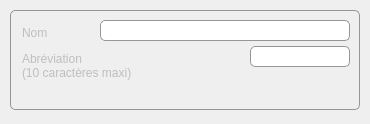
<?xml version="1.0" encoding="UTF-8"?>
<ui version="4.0">
 <class>dlg_banque</class>
 <widget class="QDialog" name="dlg_banque">
  <property name="geometry">
   <rect>
    <x>0</x>
    <y>0</y>
    <width>370</width>
    <height>124</height>
   </rect>
  </property>
  <property name="sizePolicy">
   <sizepolicy hsizetype="Preferred" vsizetype="Ignored">
    <horstretch>0</horstretch>
    <verstretch>0</verstretch>
   </sizepolicy>
  </property>
  <property name="minimumSize">
   <size>
    <width>370</width>
    <height>0</height>
   </size>
  </property>
  <property name="maximumSize">
   <size>
    <width>370</width>
    <height>16777215</height>
   </size>
  </property>
  <property name="windowTitle">
   <string>Dialog</string>
  </property>
  <widget class="QFrame" name="Banqueframe">
   <property name="enabled">
    <bool>false</bool>
   </property>
   <property name="geometry">
    <rect>
     <x>10</x>
     <y>10</y>
     <width>350</width>
     <height>100</height>
    </rect>
   </property>
   <property name="minimumSize">
    <size>
     <width>350</width>
     <height>100</height>
    </size>
   </property>
   <property name="maximumSize">
    <size>
     <width>350</width>
     <height>100</height>
    </size>
   </property>
   <property name="contextMenuPolicy">
    <enum>Qt::NoContextMenu</enum>
   </property>
   <property name="styleSheet">
    <string notr="true">border: 1px solid rgb(150,150,150);
border-radius: 5px;
</string>
   </property>
   <property name="frameShape">
    <enum>QFrame::StyledPanel</enum>
   </property>
   <property name="frameShadow">
    <enum>QFrame::Raised</enum>
   </property>
   <widget class="UpSmallButton" name="AnnulModifupSmallButton">
    <property name="geometry">
     <rect>
      <x>270</x>
      <y>65</y>
      <width>34</width>
      <height>30</height>
     </rect>
    </property>
    <property name="focusPolicy">
     <enum>Qt::NoFocus</enum>
    </property>
    <property name="contextMenuPolicy">
     <enum>Qt::NoContextMenu</enum>
    </property>
    <property name="styleSheet">
     <string notr="true">border: 0px</string>
    </property>
    <property name="text">
     <string/>
    </property>
    <property name="icon">
     <iconset resource="Images/images.qrc">
      <normaloff>:/Supprime.png</normaloff>:/Supprime.png</iconset>
    </property>
    <property name="iconSize">
     <size>
      <width>30</width>
      <height>30</height>
     </size>
    </property>
    <property name="flat">
     <bool>true</bool>
    </property>
   </widget>
   <widget class="UpSmallButton" name="OKModifupSmallButton">
    <property name="geometry">
     <rect>
      <x>307</x>
      <y>65</y>
      <width>34</width>
      <height>30</height>
     </rect>
    </property>
    <property name="focusPolicy">
     <enum>Qt::NoFocus</enum>
    </property>
    <property name="contextMenuPolicy">
     <enum>Qt::NoContextMenu</enum>
    </property>
    <property name="styleSheet">
     <string notr="true">border: 0px</string>
    </property>
    <property name="text">
     <string/>
    </property>
    <property name="icon">
     <iconset resource="Images/images.qrc">
      <normaloff>:/start.png</normaloff>:/start.png</iconset>
    </property>
    <property name="iconSize">
     <size>
      <width>25</width>
      <height>25</height>
     </size>
    </property>
    <property name="flat">
     <bool>true</bool>
    </property>
   </widget>
   <widget class="QLabel" name="NomBanquelabel">
    <property name="geometry">
     <rect>
      <x>12</x>
      <y>15</y>
      <width>29</width>
      <height>16</height>
     </rect>
    </property>
    <property name="contextMenuPolicy">
     <enum>Qt::NoContextMenu</enum>
    </property>
    <property name="styleSheet">
     <string notr="true">border: 0px</string>
    </property>
    <property name="text">
     <string>Nom</string>
    </property>
   </widget>
   <widget class="QLabel" name="NomAbregelabel">
    <property name="geometry">
     <rect>
      <x>12</x>
      <y>40</y>
      <width>191</width>
      <height>31</height>
     </rect>
    </property>
    <property name="contextMenuPolicy">
     <enum>Qt::NoContextMenu</enum>
    </property>
    <property name="styleSheet">
     <string notr="true">border: 0px</string>
    </property>
    <property name="text">
     <string>Abréviation
(10 caractères maxi)</string>
    </property>
   </widget>
   <widget class="UpLineEdit" name="NomAbregeupLineEdit">
    <property name="geometry">
     <rect>
      <x>240</x>
      <y>36</y>
      <width>100</width>
      <height>21</height>
     </rect>
    </property>
    <property name="maximumSize">
     <size>
      <width>120</width>
      <height>16777215</height>
     </size>
    </property>
    <property name="contextMenuPolicy">
     <enum>Qt::NoContextMenu</enum>
    </property>
    <property name="styleSheet">
     <string notr="true"/>
    </property>
    <property name="maxLength">
     <number>10</number>
    </property>
   </widget>
   <widget class="UpLineEdit" name="NomBanqueupLineEdit">
    <property name="geometry">
     <rect>
      <x>90</x>
      <y>10</y>
      <width>250</width>
      <height>21</height>
     </rect>
    </property>
   </widget>
  </widget>
 </widget>
 <customwidgets>
  <customwidget>
   <class>UpLineEdit</class>
   <extends>QLineEdit</extends>
   <header>uplineedit.h</header>
  </customwidget>
  <customwidget>
   <class>UpSmallButton</class>
   <extends>QPushButton</extends>
   <header>upsmallbutton.h</header>
  </customwidget>
 </customwidgets>
 <tabstops>
  <tabstop>NomAbregeupLineEdit</tabstop>
 </tabstops>
 <resources>
  <include location="Images/images.qrc"/>
 </resources>
 <connections/>
</ui>
